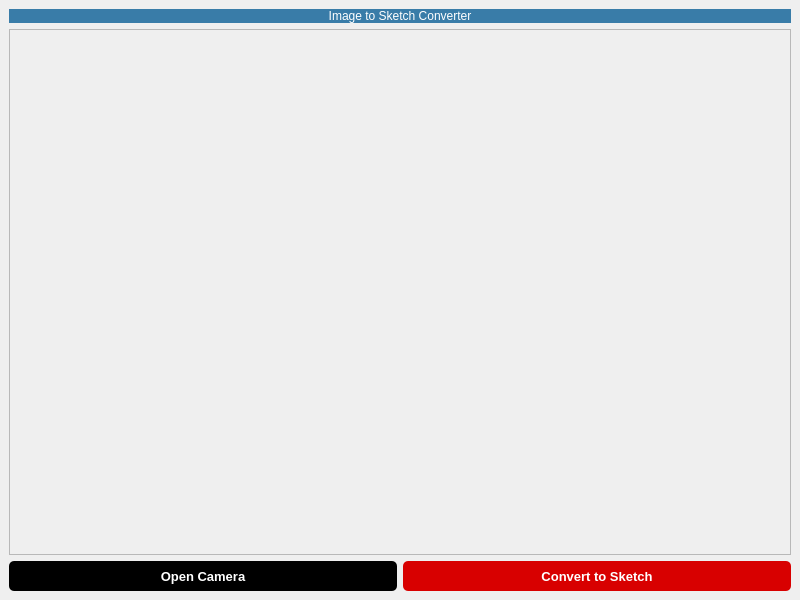
<?xml version="1.0" encoding="UTF-8"?>
<ui version="4.0">
 <class>MainWindow</class>
 <widget class="QMainWindow" name="MainWindow">
  <property name="geometry">
   <rect>
    <x>0</x>
    <y>0</y>
    <width>800</width>
    <height>600</height>
   </rect>
  </property>
  <property name="windowTitle">
   <string>MainWindow</string>
  </property>
  <widget class="QWidget" name="centralwidget">
   <property name="styleSheet">
    <string notr="true">QPushButton#convertBtn{
	
	background-color: rgb(216, 0, 0);
	color: rgb(255, 255, 255);
border-radius:5px;
}
QPushButton#convertBtn::hover{
	
	background-color: rgb(59, 176, 0);
	
	color: rgb(0, 0, 0);
}

QPushButton{
	
	
	background-color: rgb(0, 0, 0);
	color: rgb(255, 255, 255);
border-radius:5px;
}
QPushButton::hover{
	
	background-color: rgb(59, 176, 0);
	
	color: rgb(0, 0, 0);
}</string>
   </property>
   <layout class="QVBoxLayout" name="verticalLayout" stretch="0,1,0">
    <item>
     <widget class="QLabel" name="label">
      <property name="maximumSize">
       <size>
        <width>16777215</width>
        <height>25</height>
       </size>
      </property>
      <property name="styleSheet">
       <string notr="true">background-color: rgb(57, 124, 168);
color: rgb(255, 255, 255);
font: 14pt &quot;Arial Black&quot;;</string>
      </property>
      <property name="text">
       <string>Image to Sketch Converter</string>
      </property>
      <property name="alignment">
       <set>Qt::AlignCenter</set>
      </property>
     </widget>
    </item>
    <item>
     <widget class="QFrame" name="mainframe">
      <property name="frameShape">
       <enum>QFrame::StyledPanel</enum>
      </property>
      <property name="frameShadow">
       <enum>QFrame::Raised</enum>
      </property>
      <layout class="QHBoxLayout" name="horizontalLayout_2">
       <item>
        <layout class="QHBoxLayout" name="layout2"/>
       </item>
      </layout>
     </widget>
    </item>
    <item>
     <layout class="QHBoxLayout" name="horizontalLayout">
      <item>
       <widget class="QPushButton" name="camBtn">
        <property name="minimumSize">
         <size>
          <width>0</width>
          <height>30</height>
         </size>
        </property>
        <property name="font">
         <font>
          <pointsize>10</pointsize>
          <weight>75</weight>
          <bold>true</bold>
         </font>
        </property>
        <property name="text">
         <string>Open Camera</string>
        </property>
       </widget>
      </item>
      <item>
       <widget class="QPushButton" name="convertBtn">
        <property name="minimumSize">
         <size>
          <width>0</width>
          <height>30</height>
         </size>
        </property>
        <property name="font">
         <font>
          <family>Microsoft Sans Serif</family>
          <pointsize>10</pointsize>
          <weight>75</weight>
          <bold>true</bold>
         </font>
        </property>
        <property name="text">
         <string>Convert to Sketch</string>
        </property>
        <property name="default">
         <bool>true</bool>
        </property>
        <property name="flat">
         <bool>false</bool>
        </property>
       </widget>
      </item>
     </layout>
    </item>
   </layout>
  </widget>
 </widget>
 <resources/>
 <connections/>
</ui>
